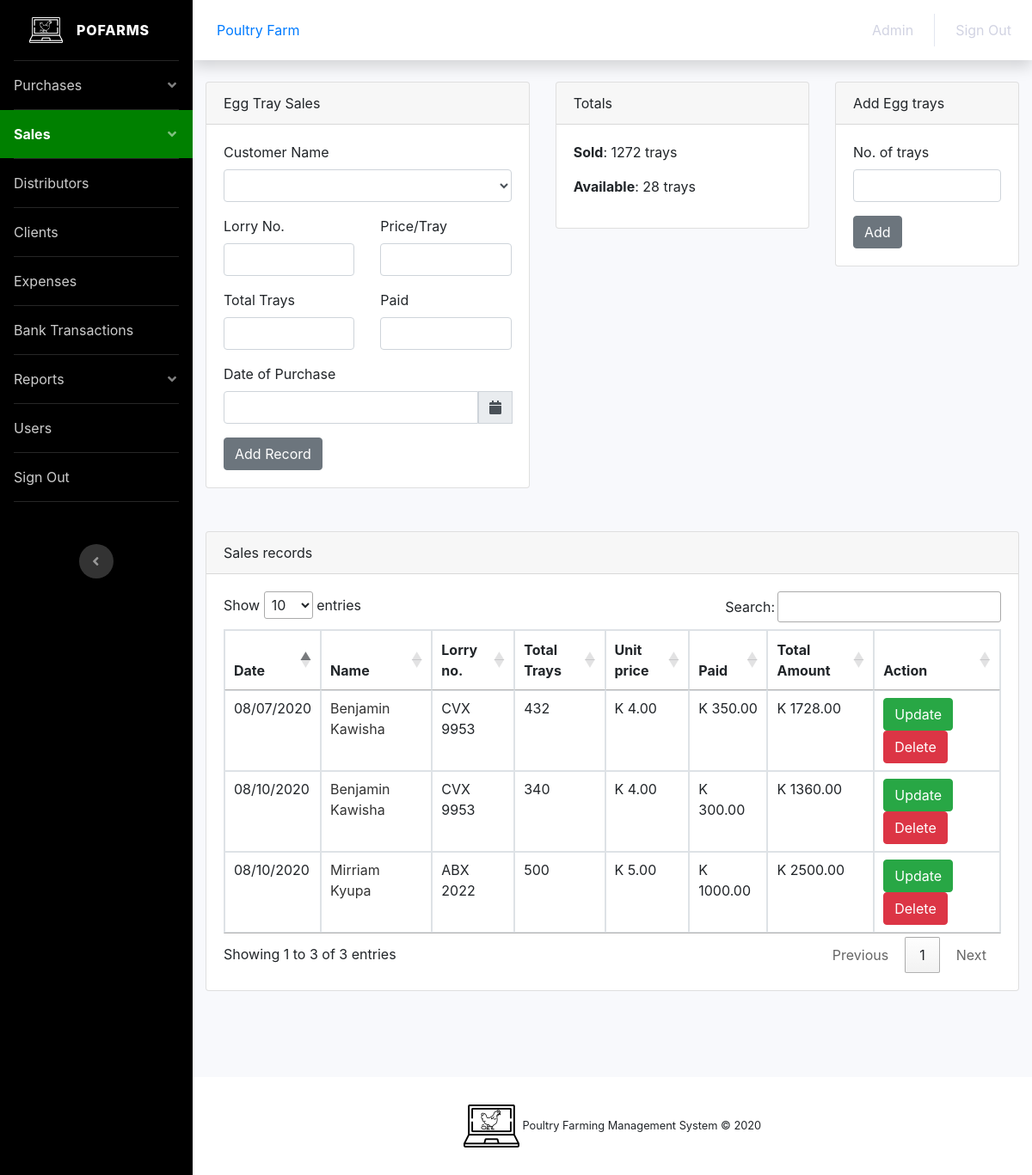
The app's page /eggs.php (signed in) with its own data.
### tables this page shows
CREATE TABLE `egg_sale` (
  `id` int(15) NOT NULL,
  `name_idd` varchar(50) NOT NULL,
  `customer` varchar(50) NOT NULL,
  `l_no` varchar(15) NOT NULL,
  `paid` double(9,2) NOT NULL,
  `u_price` double(9,2) NOT NULL,
  `t_trays` varchar(10) NOT NULL,
  `t_amount` double(9,2) NOT NULL,
  `date` varchar(25) NOT NULL
);

### database/server.php (called while the page is built, shortened)
<?php
$u_date ="";
$u_l_no ="";
$u_u_price ="";
$edit_state ="";
?>

### eggs.php (the view, shortened to what this page needs)
<?php
include 'database/config.php';
?>
<!DOCTYPE html>
<html lang="en">
<head>
  <link rel="stylesheet" type="text/css" href="assets/css/styles.css">
  <link href="https://cdnjs.cloudflare.com/ajax/libs/font-awesome/5.13.0/css/all.min.css" rel="stylesheet">
  <link rel="stylesheet" href="https://stackpath.bootstrapcdn.com/font-awesome/4.5.0/css/font-awesome.min.css">
  <link href="https://cdnjs.cloudflare.com/ajax/libs/bootstrap-datepicker/1.7.1/css/bootstrap-datepicker.min.css" rel="stylesheet"/>
  <link href="assets/css/dashboard.css" rel="stylesheet">
  <link rel="stylesheet" type="text/css" href="assets/css/styles.css">
  <link rel="stylesheet" type="text/css" href="//cdn.datatables.net/1.10.21/css/jquery.dataTables.min.css">
  <link rel="stylesheet" href="https://stackpath.bootstrapcdn.com/bootstrap/4.5.0/css/bootstrap.min.css">
  <link rel="stylesheet" href="https://maxcdn.bootstrapcdn.com/bootstrap/4.0.0/css/bootstrap.min.css">
  <link rel="stylesheet" href="https://cdnjs.cloudflare.com/ajax/libs/font-awesome/4.7.0/css/font-awesome.min.css">
</head>
<body id="page-top">
  <div id="wrapper">
    <ul class="navbar-nav bg-gradient-black sidebar sidebar-dark accordion" id="accordionSidebar">
      <a class="sidebar-brand d-flex align-items-center justify-content-center" href="dashboard.php">
        <div class="sidebar-brand-icon">
          <div class="logo-header"><img src="assets/img/pofarms_white.png"></div>
        </div>
        <div class="sidebar-brand-text mx-3">Pofarms</div>
      </a>
      <hr class="sidebar-divider my-0">
      <li class="nav-item">
        <a href="#collapsePurchase" class="nav-link" data-toggle="collapse" role="button" aria-expanded="false" aria-controls="collapsePurchase">Purchases</a>
      </li>
      <li class="nav-item active">
        <a href="#collapseSales" class="nav-link" data-toggle="collapse" role="button" aria-expanded="false" aria-controls="collapsePurchase">Sales</a>
      </li>
      <hr class="sidebar-divider my-0">
      <li class="nav-item">
        <a href="distributor.php" class="nav-link">Distributors</a>
      </li>
      <hr class="sidebar-divider my-0">
      <li class="nav-item">
        <a href="client.php" class="nav-link">Clients</a>
      </li>
      <hr class="sidebar-divider my-0">
      <li class="nav-item">
        <a href="expense.php" class="nav-link">Expenses</a>
      </li>
      <hr class="sidebar-divider my-0">
      <li class="nav-item">
        <a href="bank.php" class="nav-link">Bank Transactions</a>
      </li>
      <hr class="sidebar-divider my-0">
      <li class="nav-item">
        <a href="#collapseReports" class="nav-link" data-toggle="collapse" role="button" aria-expanded="false" aria-controls="collapsePurchase">Reports</a>
      </li>
      <hr class="sidebar-divider my-0">
      <li class="nav-item">
        <a href="users.php" class="nav-link">Users</a>
      </li>
      <hr class="sidebar-divider my-0">
      <li class="nav-item">
        <a href="signout.php" class="nav-link">Sign Out</a>
      </li>
      <hr class="sidebar-divider my-0">
      <div class="text-center d-none d-md-inline">
        <button class="rounded-circle border-0" id="sidebarToggle"></button>
      </div>
    </ul>
    <div id="content-wrapper" class="d-flex flex-column">
      <div id="content">
        <nav class="navbar navbar-expand navbar-light bg-white topbar mb-4 static-top shadow">
          <div class="nav-item"><a href="dashboard.php" class="nav-link"><?php echo $_SESSION['name']; ?></a></div>
          <ul class="navbar-nav ml-auto">
            <li class="nav-item">
              <a href="#" class="nav-link"><?php echo $_SESSION['type']; ?></a>
            </li>
            <li class="nav-item">
              <a href="signout.php" class="nav-link">Sign Out</a>
            </li>
          </ul>
        </nav>
        <div class="container-fluid">
          <div class="row">
            <div class="col-xl-4"></div>
          </div>
          <div class="row">
            <div class="col-xl-5 col-lg-7">
              <div class="card">
                <div class="card-header">Egg Tray Sales</div>
                <div class="card-body">
                  <div class="form">
                    <form method="post">
                      <div class="form-group">
                        <label>Customer Name</label>
                        <select name="customer" class="form-control">
                          <option><?php echo $u_customer; ?></option>
                          <?php
                          $query = "SELECT * FROM `client` ORDER BY customer ASC";
                          $fetch = $mysqli->query($query) or die($mysqli->error.__LINE__);
                          while($row = $fetch->fetch_assoc()){ ?>
                            <option><?php echo $row['customer']; ?></option>
                          <?php } ?>
                        </select>
                      </div>
                      <div class="row">
                        <div class="col-xl-6">
                          <div class="form-group">
                            <label>Lorry No.</label>
                            <input type="text" name="l_no" class="form-control" required="" value="<?php echo $u_l_no; ?>">
                          </div>
                        </div>
                        <div class="col-xl-6">
                          <div class="form-group">
                            <label>Price/Tray</label>
                            <input type="number" name="u_price" class="form-control" required="" value="<?php echo $u_u_price; ?>">
                          </div>
                        </div>
                      </div>
                      <div class="row">
                        <div class="col-xl-6">
                          <div class="form-group">
                            <label>Total Trays</label>
                            <input type="number" name="t_trays" class="form-control" required="" value="<?php echo $u_t_trays; ?>">
                          </div>
                        </div>
                        <div class="col-xl-6">
                          <div class="form-group">
                            <label>Paid</label>
                            <input type="number" name="paid" class="form-control" required="" value="<?php echo $u_paid; ?>">
                          </div>
                        </div>
                      </div>
                      <div class="form-group">
                            <label>Date of Purchase</label>
                            <div class="input-group date">
                              <input type="text" name="date" class="form-control" required="" id="datepicker" value="<?php echo $u_date; ?>">
                              <div class="input-group-prepend">
                                <span class="input-group-text" id="basic-addon"><i class="fas fa-calendar"></i></span>
                              </div>
                            </div>
                          </div>
                      <?php if ($edit_state == false) {?>
                        <input type="submit" name="tray-sale" value="Add Record" class="btn btn-secondary">                      <?php } else {?>
                        <input type="submit" name="update-sale" value="Update Record" class="btn btn-success">
                      <?php } ?>
                    </form>
                  </div>
                </div>
              </div>
            </div>
            <div class="col-xl-4 col-lg-7">
              <div class="card">
                <div class="card-header">Totals</div>
                <div class="card-body">
                  <?php
                  $query = "SELECT * FROM `egg_sale`";
                  $fetch = $mysqli->query($query) or die($mysqli->error.__LINE__);
                  $sold = 0;
                  while($row = $fetch->fetch_assoc()){
                    $sold += $row['t_trays'];
                  }?>
                  <p><b>Sold</b>: <?php echo $sold; ?> trays</p>
                  <?php
                  $query = "SELECT * FROM `egg_tray`";
                  $fetch = $mysqli->query($query) or die($mysqli->error.__LINE__);
                  $produced = 0;
                  while($row = $fetch->fetch_assoc()){
                    $produced += $row['tray'];
                  }?>
                  <?php $available = $produced-$sold; ?>
                  <p><b>Available</b>: <?php echo $available; ?> trays</p>
                </div>
              </div>
            </div>
            <div class="col-xl-3 col-lg-7">
              <div class="card">
                <div class="card-header">Add Egg trays</div>
                <div class="card-body">
                  <div class="form">
                    <form method="post">
                      <div class="form-group">
                        <label>No. of trays</label>
                        <input type="number" name="tray" class="form-control" required="">
                      </div>
                      <input type="submit" name="add-tray" value="Add" class="btn btn-secondary">
                    </form>
                  </div>
                </div>
              </div>
            </div>
          </div>
          <div class="row">
            <div class="col-xl-12 col-lg-7">
              <div class="card">
                <div class="card-header">Sales records</div>
                <div class="card-body">
                  <div class="responsive-table">
                    <table id="chicken" class="table table-bordered">
                      <thead>
                        <tr>
                          <th>Date</th>
                          <th>Name</th>
                          <th>Lorry no.</th>
                          <th>Total Trays</th>
                          <th>Unit price</th>
                          <th>Paid</th>
                          <th>Total Amount</th>
                          <th>Action</th>
                        </tr>
                      </thead>
                      <tbody>
                        <?php
                        $query = "SELECT * FROM `egg_sale` ORDER BY id ASC";
                        $fetch = $mysqli->query($query) or die($mysqli->error.__LINE__);
                        while($row = $fetch->fetch_assoc()){ ?>
                          <tr>
                            <td><?php echo $row['date']; ?></td>
                            <td><a href="client.php?#clients"><?php echo $row['customer']; ?></a></td>
                            <td><?php echo $row['l_no']; ?></td>
                            <td><?php echo $row['t_trays']; ?></td>
                            <td>K <?php echo $row['u_price']; ?></td>
                            <td>K <?php echo $row['paid']; ?></td>
                            <td>K <?php echo $row['t_amount']; ?></td>
                            <td>
                              <a href="eggs.php?update=<?php echo $row['id']; ?>" class="btn btn-success">Update</a>
                              <a href="database/delete.php?delete_egg_sale=<?php echo $row['id']; ?>" class="btn btn-danger">Delete</a>
                            </td>
                          </tr>
                        <?php } ?>
                      </tbody>
                    </table>
                  </div>
                </div>
              </div>
            </div>
          </div>
        </div>
      </div>
      <footer class="sticky-footer bg-white">
        <div class="container my-auto">
          <div class="copyright text-center my-auto">
            <div class="logo-footer">
              <img src="assets/img/pofarms_black.png">
              <span>Poultry Farming Management System &copy; 2020</span>
            </div>
          </div>
        </div>
      </footer>
    </div>
  </div>
</body>
</html>

### assets/css/styles.css (style rules this page uses)
.bg-gradient-black { background-color: #000; }
.sidebar li:hover, .sidebar .active { background-color: green; }
.logo-header img { height: 30px; }
.logo-footer img { height: 50px; bottom: 0; }
table tbody tr td a { color: #333; }

### records on screen
egg_sale: date "08/07/2020", customer "Benjamin Kawisha", l_no "CVX 9953", t_trays "432", u_price "4.00", paid "350.00", t_amount "1728.00"
egg_sale: date "08/10/2020", customer "Benjamin Kawisha", l_no "CVX 9953", t_trays "340", u_price "4.00", paid "300.00", t_amount "1360.00"
egg_sale: date "08/10/2020", customer "Mirriam Kyupa", l_no "ABX 2022", t_trays "500", u_price "5.00", paid "1000.00", t_amount "2500.00"

### other values on screen
$_SESSION['name'] "Poultry Farm"
$_SESSION['type'] "Admin"
$sold "1272"
$available "28"
